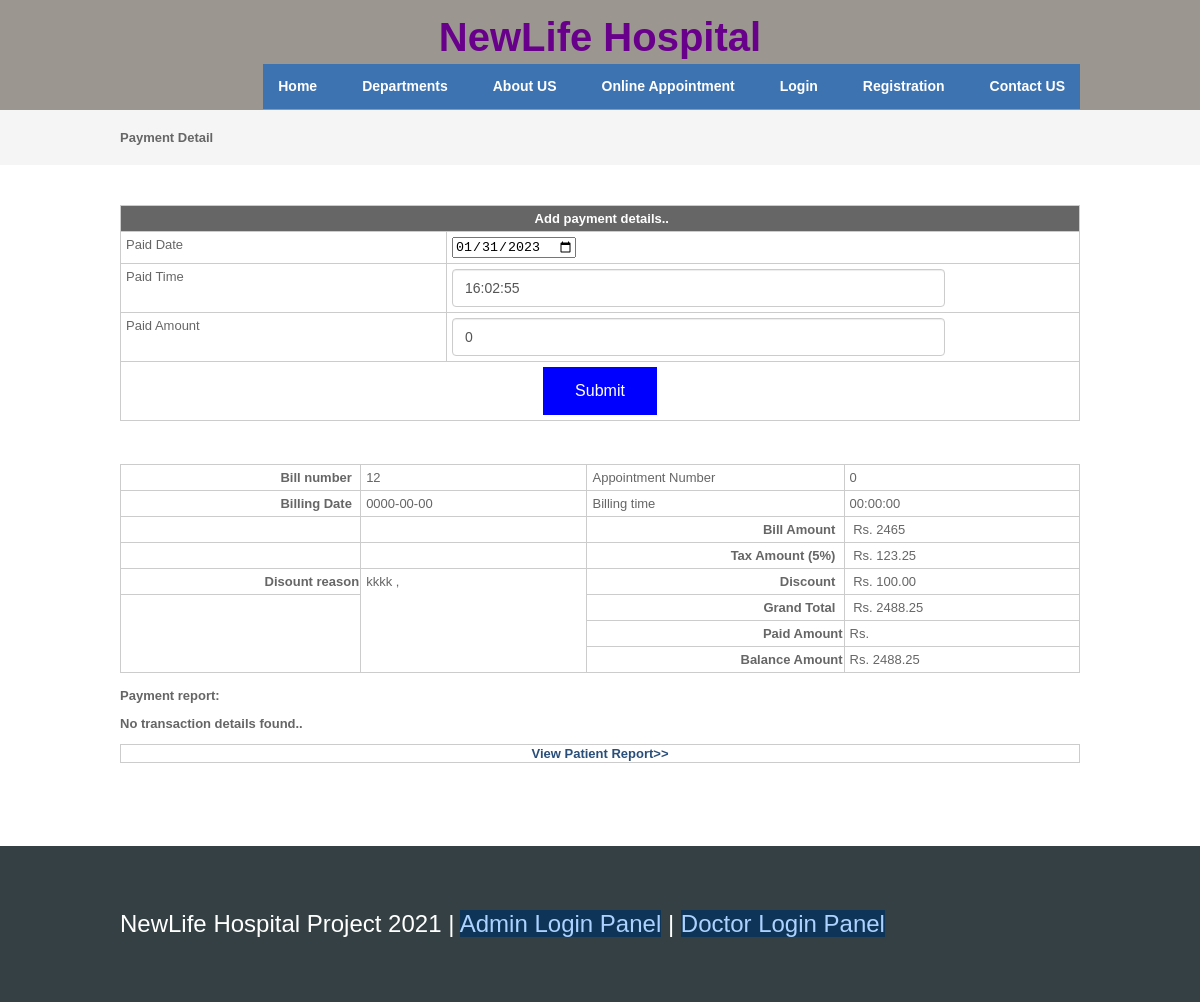
The app's page /payment.php with its own data.
### tables this page shows
CREATE TABLE `billing` (
  `billingid` int(10) NOT NULL,
  `patientid` int(10) NOT NULL,
  `appointmentid` int(10) NOT NULL,
  `billingdate` date NOT NULL,
  `billingtime` time NOT NULL,
  `discount` float(10,2) NOT NULL,
  `taxamount` float(10,2) NOT NULL,
  `discountreason` text NOT NULL,
  `discharge_time` time NOT NULL,
  `discharge_date` date NOT NULL
);

### viewpaymentreport.php (the view, shortened to what this page needs)
<?php
include("dbconnection.php");
?>
 <section class="container">
<?php
$sqlbilling_records ="SELECT * FROM billing WHERE appointmentid='$billappointmentid'";
$qsqlbilling_records = mysqli_query($con,$sqlbilling_records);
$rsbilling_records = mysqli_fetch_array($qsqlbilling_records);
?>
 	<table width="1713" border="3">
      <tbody>
        <tr>
          <th scope="col"><div align="right">Bill number &nbsp; </div></th>
          <td><?php echo $rsbilling_records[billingid]; ?></td>
          <td>Appointment Number &nbsp;</td>
          <td><?php echo $rsbilling_records[appointmentid]; ?></td>
        </tr>
        <tr>
          <th width="442" scope="col"><div align="right">Billing Date &nbsp; </div></th>
          <td width="413"><?php echo $rsbilling_records[billingdate]; ?></td>
          <td width="413">Billing time&nbsp; </td>
          	<td width="413"><?php echo $rsbilling_records[billingtime] ; ?></td>
        </tr>
		<tr>
          <th scope="col"><div align="right"></div></th>
          <td></td>
          <th scope="col"><div align="right">Bill Amount &nbsp; </div></th>
          <td><?php
		$sql ="SELECT * FROM billing_records where billingid='$rsbilling_records[billingid]'";
		$qsql = mysqli_query($con,$sql);
		$billamt= 0;
		while($rs = mysqli_fetch_array($qsql))
		{
			$billamt = $billamt +  $rs[bill_amount];
		}
?>
  &nbsp;Rs. <?php echo $billamt; ?></td>
        </tr>
        <tr>
          <th width="442" scope="col"><div align="right"></div></th>
          <td width="413">&nbsp;</td>
          <th width="442" scope="col"><div align="right">Tax Amount (5%) &nbsp; </div></th>
          <td width="413">&nbsp;Rs. <?php echo $taxamt = 5 * ($billamt / 100); ?></td>
       	</tr>
		<tr>
		  <th scope="col"><div align="right">Disount reason</div></th>
		  <td rowspan="4" valign="top"><?php echo $rsbilling_records[discountreason]; ?></td>
		  <th scope="col"><div align="right">Discount &nbsp; </div></th>
		  <td>&nbsp;Rs. <?php echo $rsbilling_records[discount]; ?></td>
	    </tr>
		<tr>
		  <th rowspan="3" scope="col">&nbsp;</th>
		  <th scope="col"><div align="right">Grand Total &nbsp; </div></th>
		  <td>&nbsp;Rs. <?php echo $grandtotal = ($billamt + $taxamt)  - $rsbilling_records[discount] ; ?></td>
	    </tr>
		<tr>
		  <th scope="col"><div align="right">Paid Amount </div></th>
		  <td>Rs. <?php
		  	$sqlpayment ="SELECT sum(paidamount) FROM payment where appointmentid='$billappointmentid'";
			$qsqlpayment = mysqli_query($con,$sqlpayment);
			$rspayment = mysqli_fetch_array($qsqlpayment);
		   ?></td>
	    </tr>
		<tr>
		  <th scope="col"><div align="right">Balance Amount</div></th>
		  <td>Rs. <?php echo $balanceamt = $grandtotal - $rspayment[0]  ; ?></td>
	    </tr>
      </tbody>
    </table>
   <p><strong>Payment report:</strong></p>
<?php
$sqlpayment = "SELECT * FROM payment where appointmentid='$billappointmentid'";
$qsqlpayment = mysqli_query($con,$sqlpayment);
if(mysqli_num_rows($qsqlpayment) == 0)
{
	echo "<strong>No transaction details found..</strong>";
}
?>
</section>

### layout/styles/layout.css (style rules this page uses)
html { overflow-y:scroll; }
body { margin:0; padding:0; font-size:13px; font-family:verdana, Arial, Helvetica, sans-serif; color:#FFFFFF; background-color:#4F473A; }

### layout/styles/tables.css (style rules this page uses)
table { width:100%; border-collapse:collapse; table-layout:auto; vertical-align:top; margin-bottom:15px; border:1px solid #CCCCCC; }
table tbody td { vertical-align:top; border-collapse:collapse; border-left:1px solid #CCCCCC; border-right:1px solid #CCCCCC; }
table thead th, table tbody td { padding:5px; border-collapse:collapse; }

### records on screen
billing: billingid "12", appointmentid "0", billingdate "0000-00-00", billingtime "00:00:00", discountreason "kkkk ,", discount "100.00", discount "2488.25"

### other values on screen
$billamt "2465"
$taxamt = 5 * ($billamt / 100) "123.25"
$balanceamt = $grandtotal - $rspayment[0] "2488.25"
